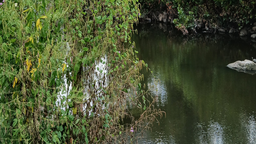
#> input picture TextClientAndServerExample/assets/Creek.bmp, 256 x 144 px, shrunk from 1024 x 576 before the run
$ python patchmaker.py --file TextClientAndServerExample/assets/Creek.bmp --patch_size 100 --stride 5 --odir TextClientAndServerExample/assets
#> lines starting #> are read from the running program, lines starting #| are printed output that depends on the picture
import os
import argparse
import pandas as pd
from PIL import Image

''' Making a cropper script with arg parse is good because then you can parallelize it in the commandline
like run the script in different jobs from the command line rather than implementing a threading class here.

'''
def get_args():
    parser = argparse.ArgumentParser(description="Extract image patches with stride.")
    parser.add_argument("--file", type=str, required=True, help="Path to the input file")
    parser.add_argument("--patch_size", type=int, required=True, help="Patch size (e.g., 64 for 64x64)")
    parser.add_argument("--stride", type=int, required=True, help="Stride length for patches")
    parser.add_argument("--odir", type=str, required=True, help="path to output directory")
    return parser.parse_args()

def extract_and_save_patches(file, patch_size, stride, odir="odir", csv_name="patches.csv"):
#> called with patch_size = 100, stride = 5, odir = 'TextClientAndServerExample/assets', csv_name = 'patches.csv'
    if not os.path.exists(odir):
        os.makedirs(odir)

    img = Image.open(file).convert("RGB")
#> img is the input picture: PIL image 256x144 RGB; mean R, G, B 73.3, 82.8, 51
    width, height = img.size
#> width = 256; height = 144
    basename = os.path.splitext(os.path.basename(file))[0]
    saved_paths = []
    ji = 0

    for row, y in enumerate(range(0, height - patch_size + 1, stride)):
        for col, x in enumerate(range(0, width - patch_size + 1, stride)):
            patch = img.crop((x, y, x + patch_size, y + patch_size))
            fname = f"{basename}_r{row}_c{col}.png"
            fpath = os.path.join(odir, fname)
            patch.save(fpath)
            saved_paths.append(fpath)
#> this loop made 9 passes
#> pass 1, in extract_and_save_patches, `patch.save(fpath)`:
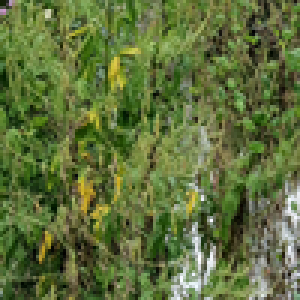
#> saved as Creek_r0_c0.png: PIL image 100x100 RGB (shown 3 times larger); mean R, G, B 95.2, 111.8, 59.5
#> pass 1, in extract_and_save_patches, `patch.save(fpath)`:
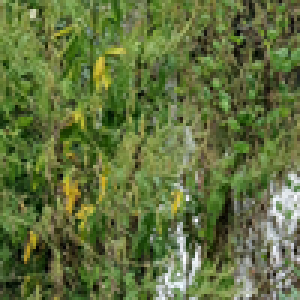
#> saved as Creek_r0_c1.png: PIL image 100x100 RGB (shown 3 times larger); mean R, G, B 97, 112.7, 61.6
#> pass 1, in extract_and_save_patches, `patch.save(fpath)`:
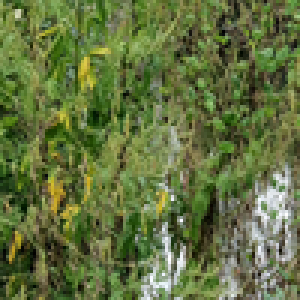
#> saved as Creek_r0_c2.png: PIL image 100x100 RGB (shown 3 times larger); mean R, G, B 98.5, 113.4, 63.3
#> pass 1, in extract_and_save_patches, `patch.save(fpath)`:
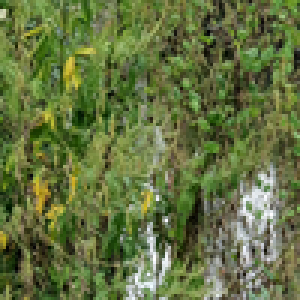
#> saved as Creek_r0_c3.png: PIL image 100x100 RGB (shown 3 times larger); mean R, G, B 99.5, 113.8, 64.1
#> after the loop:
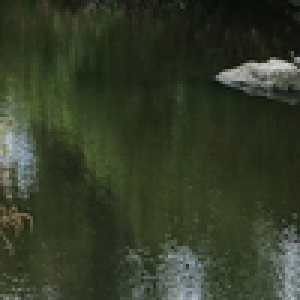
#> patch: PIL image 100x100 RGB (shown 3 times larger); mean R, G, B 52, 59.8, 40.6
#> after the loop, saved_paths = 288 items


    # save file paths to CSV with pandas
    df = pd.DataFrame(saved_paths, columns=["patch_path"])
#> df = table of 288 rows and 1 columns
    df.to_csv(os.path.join(odir, csv_name), index=False)
    return saved_paths

if __name__ == "__main__":
    args = get_args()
    print(f"File: {args.file} | Patch size: {args.patch_size} | Stride: {args.stride}")

    paths = extract_and_save_patches(args.file, patch_size=args.patch_size,
                                    stride=args.stride, odir = args.odir)
#> paths = 288 items
    print(f"Saved {len(paths)} patches, file list written to patches.csv")
#| Saved 288 patches, file list written to patches.csv
